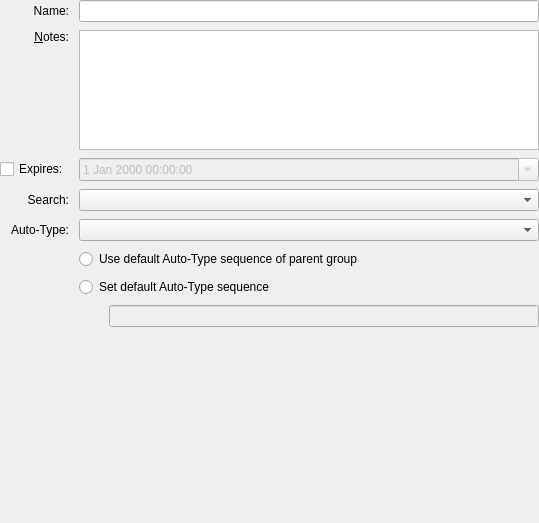
<?xml version="1.0" encoding="UTF-8"?>
<ui version="4.0">
 <class>EditGroupWidgetMain</class>
 <widget class="QScrollArea" name="EditGroupWidgetMain">
  <property name="geometry">
   <rect>
    <x>0</x>
    <y>0</y>
    <width>539</width>
    <height>523</height>
   </rect>
  </property>
  <property name="windowTitle">
   <string>Edit Group</string>
  </property>
  <property name="frameShape">
   <enum>QFrame::NoFrame</enum>
  </property>
  <property name="frameShadow">
   <enum>QFrame::Plain</enum>
  </property>
  <property name="horizontalScrollBarPolicy">
   <enum>Qt::ScrollBarAlwaysOff</enum>
  </property>
  <property name="sizeAdjustPolicy">
   <enum>QAbstractScrollArea::AdjustToContents</enum>
  </property>
  <property name="widgetResizable">
   <bool>true</bool>
  </property>
  <widget class="QWidget" name="container">
   <property name="geometry">
    <rect>
     <x>0</x>
     <y>0</y>
     <width>539</width>
     <height>523</height>
    </rect>
   </property>
   <layout class="QGridLayout" name="gridLayout" rowstretch="0,0,0,0,0,0,0,0,0,1" rowminimumheight="0,0,0,0,0,0,0,0,0,1">
    <property name="leftMargin">
     <number>0</number>
    </property>
    <property name="topMargin">
     <number>0</number>
    </property>
    <property name="rightMargin">
     <number>0</number>
    </property>
    <property name="bottomMargin">
     <number>0</number>
    </property>
    <property name="horizontalSpacing">
     <number>10</number>
    </property>
    <property name="verticalSpacing">
     <number>8</number>
    </property>
    <item row="3" column="0">
     <widget class="QCheckBox" name="expireCheck">
      <property name="accessibleName">
       <string>Toggle expiration</string>
      </property>
      <property name="text">
       <string>Expires:</string>
      </property>
     </widget>
    </item>
    <item row="0" column="1">
     <widget class="QLineEdit" name="editName">
      <property name="accessibleName">
       <string>Name field</string>
      </property>
     </widget>
    </item>
    <item row="3" column="1">
     <widget class="QDateTimeEdit" name="expireDatePicker">
      <property name="enabled">
       <bool>false</bool>
      </property>
      <property name="accessibleName">
       <string>Expiration field</string>
      </property>
      <property name="calendarPopup">
       <bool>true</bool>
      </property>
     </widget>
    </item>
    <item row="6" column="1">
     <widget class="QRadioButton" name="autoTypeSequenceInherit">
      <property name="text">
       <string>Use default Auto-Type sequence of parent group</string>
      </property>
     </widget>
    </item>
    <item row="5" column="0">
     <widget class="QLabel" name="autotypeLabel">
      <property name="text">
       <string>Auto-Type:</string>
      </property>
      <property name="buddy">
       <cstring>autotypeComboBox</cstring>
      </property>
      <property name="alignment">
       <set>Qt::AlignRight|Qt::AlignTrailing|Qt::AlignVCenter</set>
      </property>
     </widget>
    </item>
    <item row="4" column="0">
     <widget class="QLabel" name="searchLabel">
      <property name="text">
       <string>Search:</string>
      </property>
      <property name="buddy">
       <cstring>searchComboBox</cstring>
      </property>
      <property name="alignment">
       <set>Qt::AlignRight|Qt::AlignTrailing|Qt::AlignVCenter</set>
      </property>
     </widget>
    </item>
    <item row="5" column="1">
     <widget class="QComboBox" name="autotypeComboBox">
      <property name="accessibleName">
       <string>Auto-Type toggle for this and sub groups</string>
      </property>
     </widget>
    </item>
    <item row="1" column="0">
     <layout class="QVBoxLayout" name="verticalLayout">
      <item>
       <widget class="QLabel" name="labelNotes">
        <property name="text">
         <string>&amp;Notes:</string>
        </property>
        <property name="alignment">
         <set>Qt::AlignRight|Qt::AlignTrailing|Qt::AlignVCenter</set>
        </property>
        <property name="buddy">
         <cstring>editNotes</cstring>
        </property>
       </widget>
      </item>
      <item>
       <spacer name="verticalSpacer_2">
        <property name="orientation">
         <enum>Qt::Vertical</enum>
        </property>
        <property name="sizeHint" stdset="0">
         <size>
          <width>20</width>
          <height>0</height>
         </size>
        </property>
       </spacer>
      </item>
     </layout>
    </item>
    <item row="8" column="1">
     <layout class="QHBoxLayout" name="horizontalLayout_2">
      <item>
       <spacer name="horizontalSpacer_2">
        <property name="orientation">
         <enum>Qt::Horizontal</enum>
        </property>
        <property name="sizeType">
         <enum>QSizePolicy::Fixed</enum>
        </property>
        <property name="sizeHint" stdset="0">
         <size>
          <width>30</width>
          <height>0</height>
         </size>
        </property>
       </spacer>
      </item>
      <item>
       <widget class="QLineEdit" name="autoTypeSequenceCustomEdit">
        <property name="enabled">
         <bool>false</bool>
        </property>
        <property name="accessibleName">
         <string>Default auto-type sequence field</string>
        </property>
        <property name="accessibleDescription">
         <string/>
        </property>
       </widget>
      </item>
     </layout>
    </item>
    <item row="1" column="1">
     <widget class="QPlainTextEdit" name="editNotes">
      <property name="sizePolicy">
       <sizepolicy hsizetype="Expanding" vsizetype="Preferred">
        <horstretch>0</horstretch>
        <verstretch>0</verstretch>
       </sizepolicy>
      </property>
      <property name="maximumSize">
       <size>
        <width>16777215</width>
        <height>120</height>
       </size>
      </property>
      <property name="accessibleName">
       <string>Notes field</string>
      </property>
     </widget>
    </item>
    <item row="0" column="0">
     <widget class="QLabel" name="labelName">
      <property name="text">
       <string>Name:</string>
      </property>
      <property name="buddy">
       <cstring>editName</cstring>
      </property>
      <property name="alignment">
       <set>Qt::AlignRight|Qt::AlignTrailing|Qt::AlignVCenter</set>
      </property>
     </widget>
    </item>
    <item row="7" column="1">
     <widget class="QRadioButton" name="autoTypeSequenceCustomRadio">
      <property name="text">
       <string>Set default Auto-Type sequence</string>
      </property>
     </widget>
    </item>
    <item row="4" column="1">
     <widget class="QComboBox" name="searchComboBox">
      <property name="accessibleName">
       <string>Search toggle for this and sub groups</string>
      </property>
     </widget>
    </item>
    <item row="9" column="0">
     <spacer name="verticalSpacer_4">
      <property name="orientation">
       <enum>Qt::Vertical</enum>
      </property>
      <property name="sizeHint" stdset="0">
       <size>
        <width>20</width>
        <height>40</height>
       </size>
      </property>
     </spacer>
    </item>
   </layout>
  </widget>
 </widget>
 <tabstops>
  <tabstop>editName</tabstop>
  <tabstop>editNotes</tabstop>
  <tabstop>expireCheck</tabstop>
  <tabstop>expireDatePicker</tabstop>
  <tabstop>searchComboBox</tabstop>
  <tabstop>autotypeComboBox</tabstop>
  <tabstop>autoTypeSequenceInherit</tabstop>
  <tabstop>autoTypeSequenceCustomRadio</tabstop>
  <tabstop>autoTypeSequenceCustomEdit</tabstop>
 </tabstops>
 <resources/>
 <connections/>
</ui>
